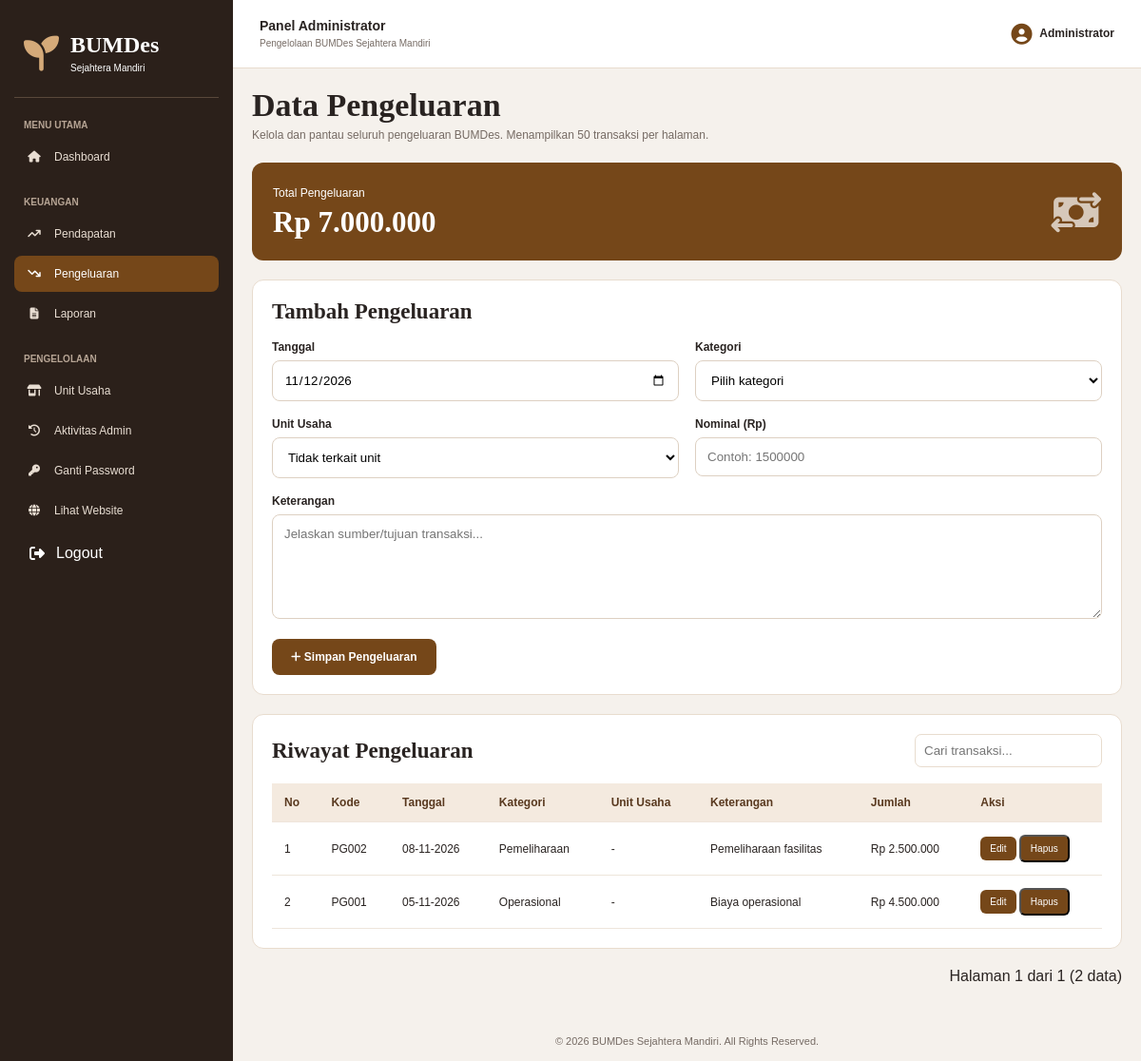
Screenshot of /admin/pengeluaran.php (signed in) with the database file from the repository.
### tables this page shows
CREATE TABLE pengeluaran (
    id INT AUTO_INCREMENT PRIMARY KEY,
    kode_transaksi VARCHAR(50) NOT NULL UNIQUE,
    tanggal DATE NOT NULL,
    kategori VARCHAR(100) NOT NULL,
    unit_usaha_id INT NULL,
    keterangan TEXT,
    jumlah DECIMAL(15,2) NOT NULL,
    created_at TIMESTAMP DEFAULT CURRENT_TIMESTAMP,
    updated_at TIMESTAMP DEFAULT CURRENT_TIMESTAMP ON UPDATE CURRENT_TIMESTAMP,
    INDEX idx_pengeluaran_tanggal (tanggal),
    INDEX idx_pengeluaran_unit (unit_usaha_id),
    FOREIGN KEY (unit_usaha_id)
        REFERENCES unit_usaha(id)
        ON DELETE SET NULL
);

### config/config.php (called while the page is built, shortened)
<?php
function e($data): string {
    return htmlspecialchars((string)($data ?? ''), ENT_QUOTES | ENT_SUBSTITUTE, 'UTF-8');
}
function rupiah($angka): string {
    return 'Rp ' . number_format((float)$angka, 0, ',', '.');
}
function tanggal($value): string {
    $time = strtotime($value);
    return $time ? date('d-m-Y', $time) : '-';
}

### admin/pengeluaran.php (the view, shortened to what this page needs)
<?php
require_once "../config/config.php";
$units = $pdo->query("SELECT id,nama_unit FROM unit_usaha WHERE status='Aktif' ORDER BY nama_unit")->fetchAll();
$totalRecords = (int)$pdo->query('SELECT COUNT(*) FROM pengeluaran')->fetchColumn();
$perPage = 50;
$page = max(1, (int)($_GET['page'] ?? 1));
$totalPages = max(1, (int)ceil($totalRecords / $perPage));
$page = min($page, $totalPages);
$offset = ($page - 1) * $perPage;
$list = $pdo->prepare("SELECT t.*,u.nama_unit FROM pengeluaran t LEFT JOIN unit_usaha u ON t.unit_usaha_id=u.id ORDER BY t.tanggal DESC,t.id DESC LIMIT :limit OFFSET :offset");
$list->bindValue(':limit', $perPage, PDO::PARAM_INT);
$list->bindValue(':offset', $offset, PDO::PARAM_INT);
$list->execute();
$data = $list->fetchAll();
$total = $pdo->query('SELECT COALESCE(SUM(jumlah),0) FROM pengeluaran')->fetchColumn();
require '_header.php';
?>
<div class="page-heading"><div><h1>Data Pengeluaran</h1><p>Kelola dan pantau seluruh pengeluaran BUMDes. Menampilkan 50 transaksi per halaman.</p></div></div>
<div class="summary-box"><div><span>Total Pengeluaran</span><h2><?= rupiah($total) ?></h2></div><i class="fa-solid fa-money-bill-transfer"></i></div>
<div class="content-panel"><div class="panel-heading"><h3>Tambah Pengeluaran</h3></div>
<form method="POST" class="form-grid"><?= csrfField() ?>
<div class="form-group"><label>Tanggal</label><input type="date" name="tanggal" max="<?= date('Y-m-d') ?>" value="<?= date('Y-m-d') ?>" required></div>
<div class="form-group"><label>Kategori</label><select name="kategori" required><option value="">Pilih kategori</option></select></div>
<div class="form-group"><label>Unit Usaha</label><select name="unit_usaha_id"><option value="">Tidak terkait unit</option></select></div>
<div class="form-group"><label>Nominal (Rp)</label><input type="number" name="jumlah" min="0.01" step="0.01" max="9999999999999.99" placeholder="Contoh: 1500000" required></div>
<div class="form-group full"><label>Keterangan</label><textarea name="keterangan" maxlength="2000" placeholder="Jelaskan sumber/tujuan transaksi..." required></textarea></div>
<div class="form-group full"><button type="submit" name="simpan" class="btn-submit"><i class="fa-solid fa-plus"></i> Simpan Pengeluaran</button></div>
</form></div>
<div class="content-panel"><div class="panel-heading"><h3>Riwayat Pengeluaran</h3><input type="search" id="searchTable" placeholder="Cari transaksi..."></div>
<div class="table-responsive"><table class="data-table" id="tableData"><thead><tr><th>No</th><th>Kode</th><th>Tanggal</th><th>Kategori</th><th>Unit Usaha</th><th>Keterangan</th><th>Jumlah</th><th>Aksi</th></tr></thead><tbody>
<?php $no=1; foreach($data as $row): ?><tr><td><?= $no++ ?></td><td><?= e($row['kode_transaksi']) ?></td><td><?= tanggal($row['tanggal']) ?></td><td><?= e($row['kategori']) ?></td><td><?= e($row['nama_unit'] ?? '-') ?></td><td><?= e($row['keterangan']) ?></td><td><?= rupiah($row['jumlah']) ?></td><td><a class="btn-small" href="edit-transaksi.php?jenis=pengeluaran&id=<?= (int)$row['id'] ?>">Edit</a> <form method="POST" style="display:inline" onsubmit="return confirm('Hapus transaksi ini? Tindakan ini tidak dapat dibatalkan.')"><?= csrfField() ?><input type="hidden" name="hapus_id" value="<?= (int)$row['id'] ?>"><button type="submit" class="btn-small">Hapus</button></form></td></tr><?php endforeach; ?>
</tbody></table></div></div>
<div class="pagination" style="display:flex;gap:8px;align-items:center;justify-content:flex-end;margin:18px 0;flex-wrap:wrap;">
    <span>Halaman <?= $page ?> dari <?= $totalPages ?> (<?= $totalRecords ?> data)</span>
</div>
<?php require '_footer.php'; ?>

### style.css (style rules this page uses)
:root { --espresso: #292321; --dark-brown: #392719; --brown: #754719; --bronze: #B18A65; --ivory: #F5F0E9; --taupe: #D8C9B8; --white: #FFFFFF; --grey: #766B64; --light: #FBF8F3; --border: #E8DCCE; --shadow: 0 8px 25px rgba(52, 34, 20, .09); }
* { margin: 0; padding: 0; box-sizing: border-box; }
html { scroll-behavior: smooth; }
body { font-family: 'Manrope', sans-serif; background: var(--light); color: var(--espresso); }
a { text-decoration: none; color: inherit; }
button, input, select, textarea { font-family: inherit; }
button { cursor: pointer; }
.table-responsive { width: 100%; overflow-x: auto; }
.data-table { width: 100%; border-collapse: collapse; min-width: 650px; }
.data-table th { background: #F4EADF; color: #59391F; font-weight: 800; font-size: 12px; }
.data-table th, .data-table td { padding: 13px; border-bottom: 1px solid #EEE5DB; text-align: left; font-size: 12px; }
.form-grid { display: grid; grid-template-columns: repeat(2,1fr); gap: 17px; }
.form-group label { display: block; font-size: 12px; font-weight: 800; margin-bottom: 7px; }
.form-group input, .form-group select, .form-group textarea { width: 100%; padding: 12px; border: 1px solid #DDD0C2; border-radius: 8px; outline: none; background: white; }
.form-group textarea { min-height: 110px; resize: vertical; }
.form-group.full { grid-column: 1/-1; }
.btn-submit { border: none; padding: 12px 20px; border-radius: 8px; background: #754719; color: white; font-size: 12px; font-weight: 800; }
.admin-body { background: #F5F1EC; }
.page-heading { display: flex; justify-content: space-between; align-items: center; margin-bottom: 22px; gap: 15px; }
.page-heading h1 { font-family: 'Cormorant Garamond', serif; font-size: 34px; }
.page-heading p { color: var(--grey); font-size: 12px; margin-top: 5px; }
.content-panel { background: white; border: 1px solid var(--border); border-radius: 12px; padding: 20px; margin-bottom: 20px; overflow: hidden; }
.panel-heading { display: flex; justify-content: space-between; align-items: center; gap: 15px; margin-bottom: 17px; }
.panel-heading h3 { font-family: 'Cormorant Garamond', serif; font-size: 23px; }
.panel-heading input { padding: 9px; border: 1px solid var(--border); border-radius: 7px; }
.summary-box { background: #754719; color: white; border-radius: 12px; padding: 22px; display: flex; justify-content: space-between; align-items: center; margin-bottom: 20px; }
.summary-box span { font-size: 12px; }
.summary-box h2 { font-family: 'Cormorant Garamond', serif; font-size: 31px; margin-top: 5px; }
.summary-box>i { font-size: 42px; opacity: .7; }
.btn-small { display: inline-block; background: #754719; color: white; padding: 7px 10px; border-radius: 6px; font-size: 10px; }

### rows the page displays
pengeluaran: kode_transaksi "PG002", tanggal "08-11-2026", kategori "Pemeliharaan", nama_unit "-", keterangan "Pemeliharaan fasilitas", jumlah "Rp 2.500.000"
pengeluaran: kode_transaksi "PG001", tanggal "05-11-2026", kategori "Operasional", nama_unit "-", keterangan "Biaya operasional", jumlah "Rp 4.500.000"

### other values shown
$_SESSION["admin_nama"] "Administrator"
rupiah($total) "Rp 7.000.000"
$page "1"
$totalPages "1"
$totalRecords "2"
